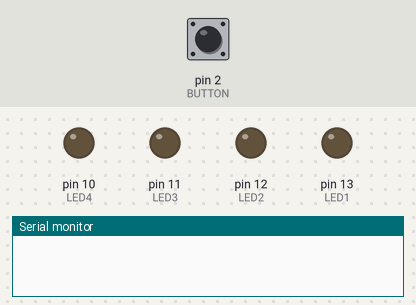
Simulated run of this sketch. Board: Arduino Uno, built with avr-gcc and run on an emulated ATmega328P. On the bench: output pins drawn as LEDs (lit = HIGH), the last lines printed to the serial monitor. Dashed ring = blinking. The inputs (shaded band) are chosen by the test bench; at power-on: pin 2 (BUTTON) LOW.

Above: at 1.2 s.
1.3 s: pin 2 (BUTTON) pulled HIGH for 0.15 s
At 2.5 s:
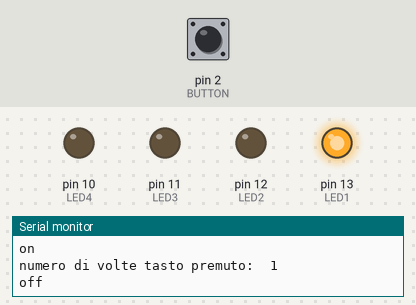
2.9 s: pin 2 (BUTTON) pulled HIGH for 1 s
At 3.7 s:
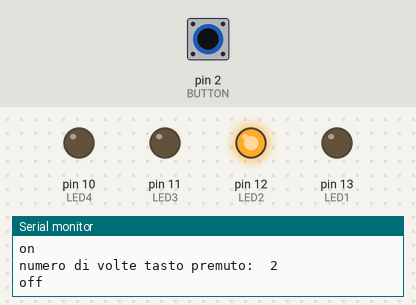
5.4 s: pin 2 (BUTTON) pulled HIGH for 0.15 s
At 6.6 s:
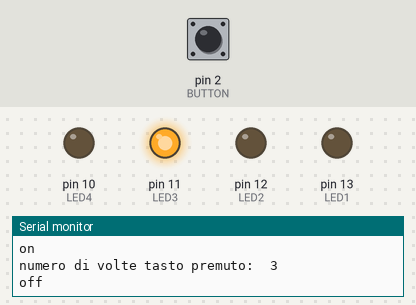
7.0 s: pin 2 (BUTTON) pulled HIGH for 3.2 s
At 8.1 s:
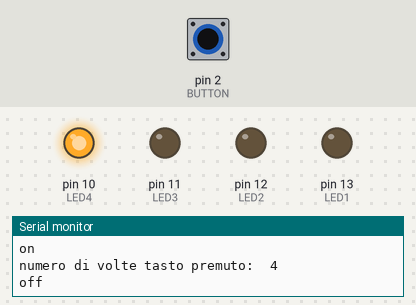
11.7 s: pin 2 (BUTTON) driven HIGH
At 11.86 s:
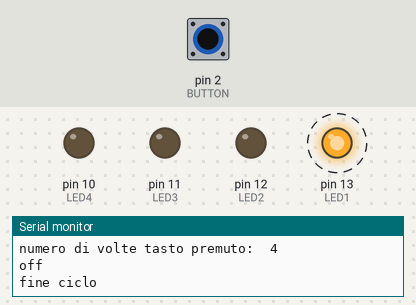
Timing chart, 0 to 14.7 s (numbered marks = the images above; inputs shaded):
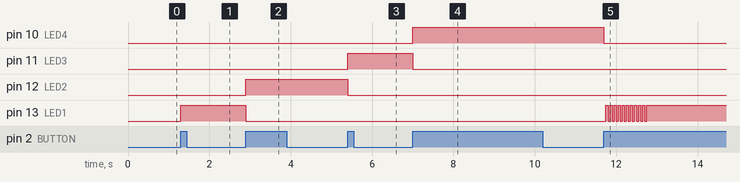

Measured:
- after the input at 1.3 s, pin 13 (LED1): LOW → HIGH at once
- after the input at 2.9 s, pin 12 (LED2): LOW → HIGH at once; pin 13 (LED1): HIGH → LOW at once
- after the input at 5.4 s, pin 11 (LED3): LOW → HIGH at once; pin 12 (LED2): HIGH → LOW at once
- after the input at 7.0 s, pin 10 (LED4): LOW → HIGH at once; pin 11 (LED3): HIGH → LOW at once
- after the input at 11.7 s, pin 10 (LED4): HIGH → LOW at once; pin 13 (LED1): alternates HIGH for 0.05 s and LOW for 0.05 s, 21 changes in all, then stays HIGH, starting after 0.05 s

The sketch:

2_SwitchCase_bottone_4led.ino.ino
```cpp
// Esempio 9: conta quante volte il pulsante viene premuto, per un ciclo di 4 pressioni,
// ad ogni pressione del pulsante si accende un led per volta
// alla quinta pressione il primo led lampeggia per 10 volte.
// Il controllo del numero di volte in cui il pulsante viene premuto viene fatto con l'istruzione "case"

#define BUTTON 2                                   // pin di input a cui è collegato il pulsante
#define LED1 13                                    // LED collegato al pin digitale 13
#define LED2 12                                    // LED collegato al pin digitale 12
#define LED3 11                                    // LED collegato al pin digitale 11
#define LED4 10                                    // LED collegato al pin digitale 10

// Variabili
int ContatorePulsantePremuto = 0;                   // conta il numero di volte che il pulsante è premuto buttonPushCounter
int StatoPulsante = 0;                              // stato corrente del pulsante
int StatoPulsantePrecedente = 0;                    // stato precedente del pulsante

void setup() {
  pinMode(BUTTON, INPUT);                           // imposta il pin digitale come output
  pinMode(LED1, OUTPUT);                            // imposta il pin digitale come input
  pinMode(LED2, OUTPUT);                            // imposta il pin digitale come input
  pinMode(LED3, OUTPUT);                            // imposta il pin digitale come input
  pinMode(LED4, OUTPUT);                            // imposta il pin digitale come input
  Serial.begin(9600);                               // apre la porta seriale e la inizzializza a 9600 bps
}

void loop() {
  StatoPulsante = digitalRead(BUTTON);              // legge il valore dell'input e lo conserva

  if (StatoPulsante != StatoPulsantePrecedente) {   // compara lo stato del pulsante attuale con il precedente
    if (StatoPulsante == HIGH) {                    // se lo stato è cambiato incrementa il contatore
      // se lo stato corrente è alto, il pulsante è passato da off a on
      ContatorePulsantePremuto++;

      switch (ContatorePulsantePremuto) {
      case 1:  // controlla se il pulsante è stato premuto una volta
        Serial.println("on");                                // stampa sulla console "on"
        Serial.print("numero di volte tasto premuto:  ");    // stampa sulla console "numero di volte tasto premuto:"
        Serial.println(ContatorePulsantePremuto, DEC);       // stampa il numero di volte che il pulsante è stato premuto
        digitalWrite(LED1, HIGH);                                 // accende il LED
        Serial.println("off");                               // stampa sulla console "off"
        break;
      case 2:  // controlla se il pulsante è stato premuto due volte
        Serial.println("on");                                // stampa sulla console "on"
        Serial.print("numero di volte tasto premuto:  ");    // stampa sulla console "numero di volte tasto premuto:"
        Serial.println(ContatorePulsantePremuto, DEC);       // stampa il numero di volte che il pulsante è stato premuto
        digitalWrite(LED1, LOW);                                 // accende il LED
        digitalWrite(LED2, HIGH);                                 // accende il LED
        Serial.println("off");                               // stampa sulla console "off"
        break;
      case 3:  // controlla se il pulsante è stato premuto tre volte
        Serial.println("on");                                // stampa sulla console "on"
        Serial.print("numero di volte tasto premuto:  ");    // stampa sulla console "numero di volte tasto premuto:"
        Serial.println(ContatorePulsantePremuto, DEC);       // stampa il numero di volte che il pulsante è stato premuto
        digitalWrite(LED2, LOW);                                 // accende il LED
        digitalWrite(LED3, HIGH);                                 // accende il LED
        Serial.println("off");                               // stampa sulla console "off"
        break;
      case 4:  // controlla se il pulsante è stato premuto quattro volte
        Serial.println("on");                                // stampa sulla console "on"
        Serial.print("numero di volte tasto premuto:  ");    // stampa sulla console "numero di volte tasto premuto:"
        Serial.println(ContatorePulsantePremuto, DEC);       // stampa il numero di volte che il pulsante è stato premuto
        digitalWrite(LED3, LOW);                                 // accende il LED
        digitalWrite(LED4, HIGH);                                 // accende il LED
        Serial.println("off");                               // stampa sulla console "off"
        break;
      }
    }
  }

  // salva lo stato corrente nella variabile che indica lo stato precedente per il loop successivo
  StatoPulsantePrecedente = StatoPulsante;

  // controlla se il pulsante è stato premuto quattro volte se vero indica che è finito il ciclo
  // il led lampeggia 2 volte per 50 millisecondi
  // vengono inizializzate nuovamente le variabili
  // si riavvia il ciclo

  if (ContatorePulsantePremuto > 4) {
    Serial.println("fine ciclo");
    digitalWrite(LED4, LOW);                                 // accende il LED
    delay(50);
    for (int x=0; x<10; x++) {                                 // lampeggia per 10 volte
      digitalWrite(LED1, HIGH);                                 // accende il LED
      delay(50);                                               // aspetta 50 millisecondi
      digitalWrite(LED1, LOW);                                  // spegne il LED
      delay(50);                                               // aspetta 50 millisecondi
    }
    // inizializzazione delle variabili
    ContatorePulsantePremuto = 0;
    StatoPulsante = 0;
    StatoPulsantePrecedente = 0;
    Serial.println("mi riavvio");                            // stampa sulla console "mi riavvio"
  }
}
```
